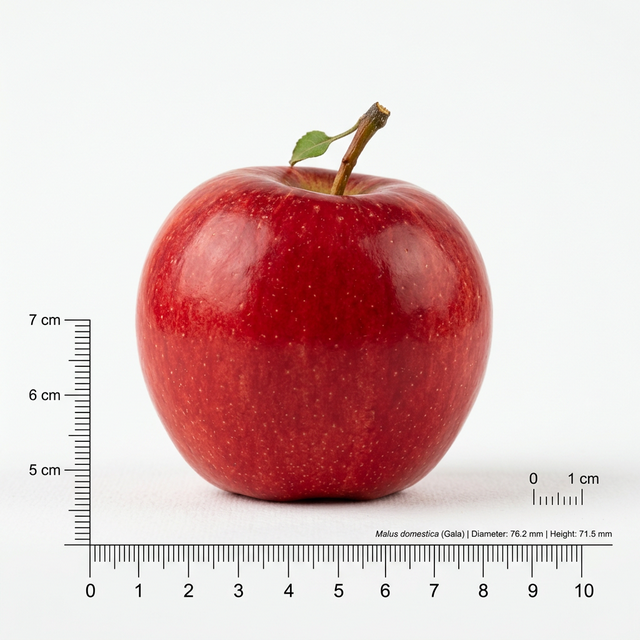
#> input picture en/week2/images/apple_side_A.png, 640 x 640 px
$ python step2_contour.py
#> lines starting #> are read from the running program, lines starting #| are printed output that depends on the picture; after the words box and inside, x2 and y2 are one past the last pixel; in counts of white or black regions, pixels touching at a corner belong together
import cv2
import numpy as np

# step1 작업 결과 이어받기 가정
image_path = 'images/apple_side_A.png'
img_array = np.fromfile(image_path, np.uint8)
img = cv2.imdecode(img_array, cv2.IMREAD_COLOR)
#> img is the input picture: shape (640, 640, 3); mean B, G, R 192.7, 193.4, 221.5
original_display = img.copy()

gray = cv2.cvtColor(img, cv2.COLOR_BGR2GRAY)
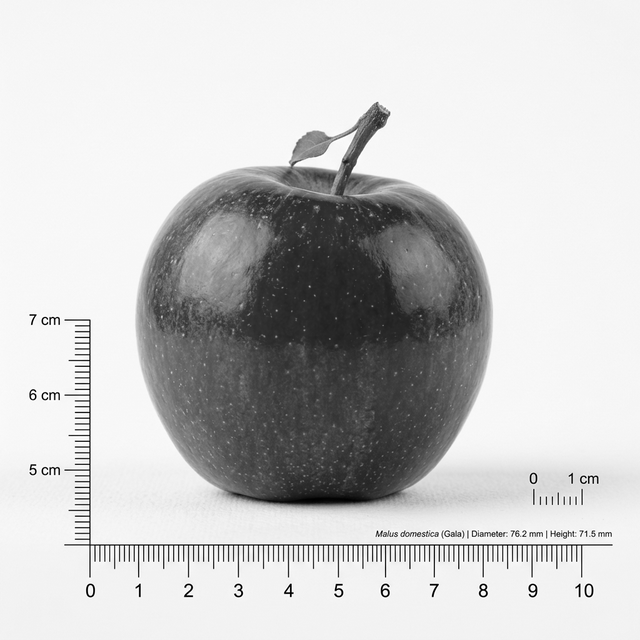
#> gray: shape (640, 640); min 0, max 255, mean 201.7
blurred = cv2.GaussianBlur(gray, (5, 5), 0)

# 3. 이진화 (Otsu's Thresholding)
_, thresh = cv2.threshold(blurred, 0, 255, cv2.THRESH_BINARY_INV + cv2.THRESH_OTSU)
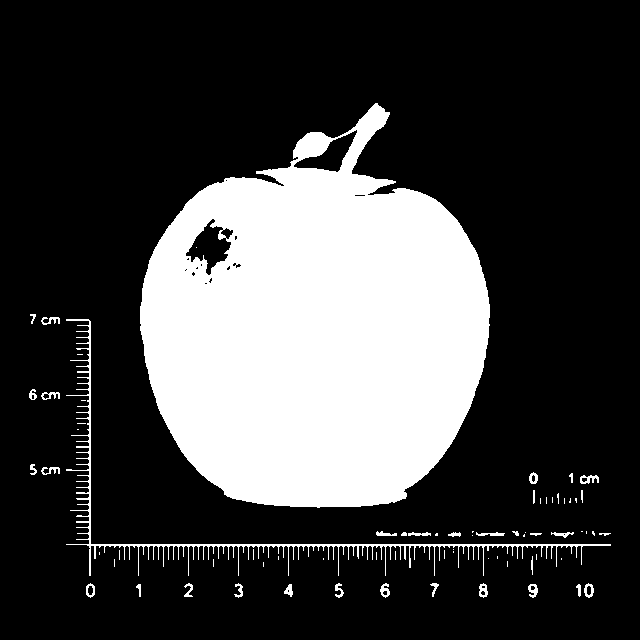
#> thresh: shape (640, 640); 25.2% white; 73 white regions (38 under 20 px)

# 4. 윤곽선 추출 (Contour)
contours, _ = cv2.findContours(thresh, cv2.RETR_EXTERNAL, cv2.CHAIN_APPROX_SIMPLE)
#> contours = 72 contours, 46 with area under 20; largest, box (x1, y1, x2, y2) and area: (140, 103, 490, 508) 99367, (66, 319, 611, 576) 1401, (584, 583, 594, 598) 95, (86, 583, 95, 598) 90, (580, 475, 599, 484) 87

# 5. 윤곽선 시각화
for cnt in contours:
    area = cv2.contourArea(cnt)
    # 미세 노이즈 윤곽선 제거
    if area < 500:
        continue
    # 타겟 사과 초록색 윤곽선 표시
    cv2.drawContours(original_display, [cnt], -1, (0, 255, 0), 2)
#> this loop made 72 passes
#> area on passes 1 to 12: 27, 78, 54.5, 21, 95, 85.5, 31.5, 76.5, 43.5, 40, 40.5, 90
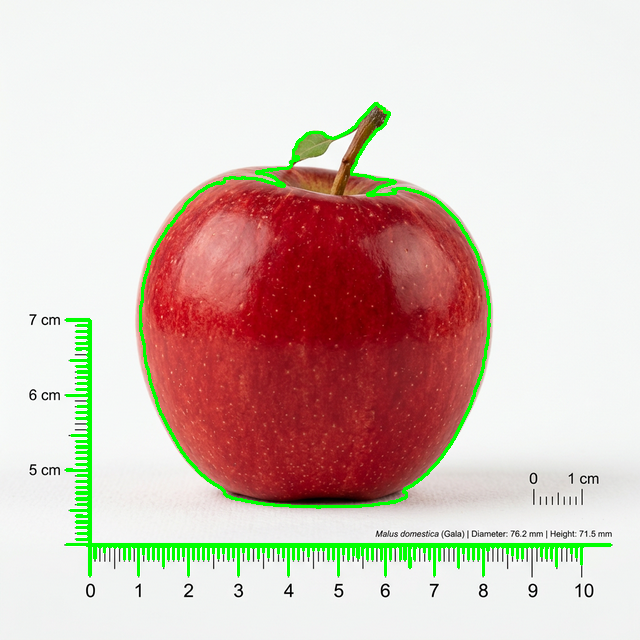
#> original_display: shape (640, 640, 3); 3.2% of pixels changed, all inside (x1, y1, x2, y2) = (65, 102, 612, 577)

cv2.imshow("Step 2: Threshold & Contour", original_display)
cv2.waitKey(0)
cv2.destroyAllWindows()

$ run again, with en/week2/images/apple_side_B.png copied over en/week2/images/apple_side_A.png
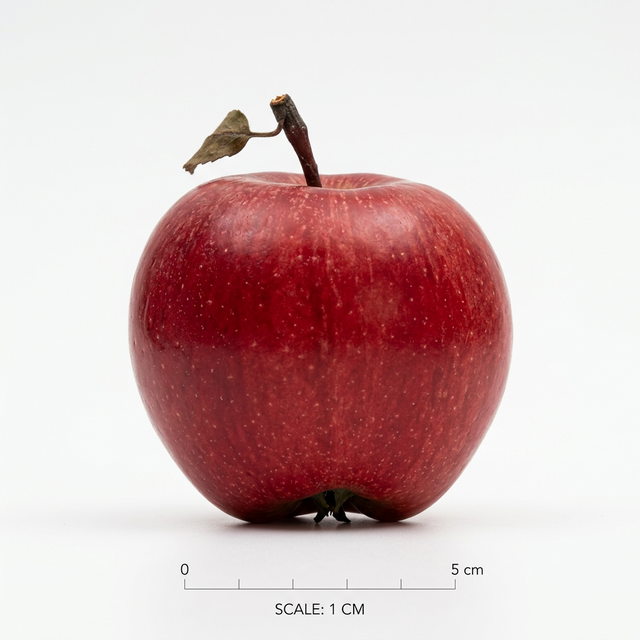
#> input picture en/week2/images/apple_side_B.png, 640 x 640 px
#> img is the input picture: shape (640, 640, 3); mean B, G, R 187.6, 187.4, 213
#> `_, thresh = cv2.threshold(blurred, 0, 255, cv2.THRESH_BINARY_INV + cv2..`:
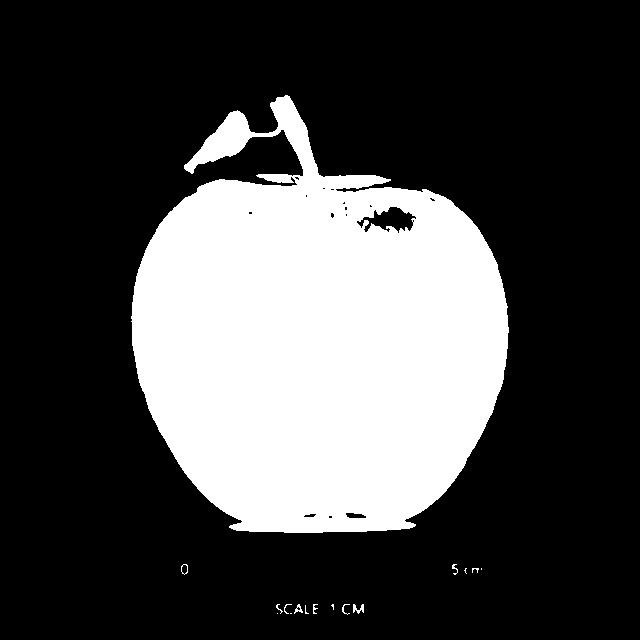
#> thresh: shape (640, 640); 27.9% white; 16 white regions (7 under 20 px)
#> contours = 16 contours, 12 with area under 20; largest, box (x1, y1, x2, y2) and area: (131, 95, 509, 533) 114110, (181, 564, 188, 575) 50, (353, 604, 364, 614) 36, (294, 604, 303, 614) 30
#> the loop `for cnt in contours:` made 16 passes
#> area on passes 4, 8, 15, 16: 36, 30, 50.5, 114110
#> after the loop `for cnt in contours:`:
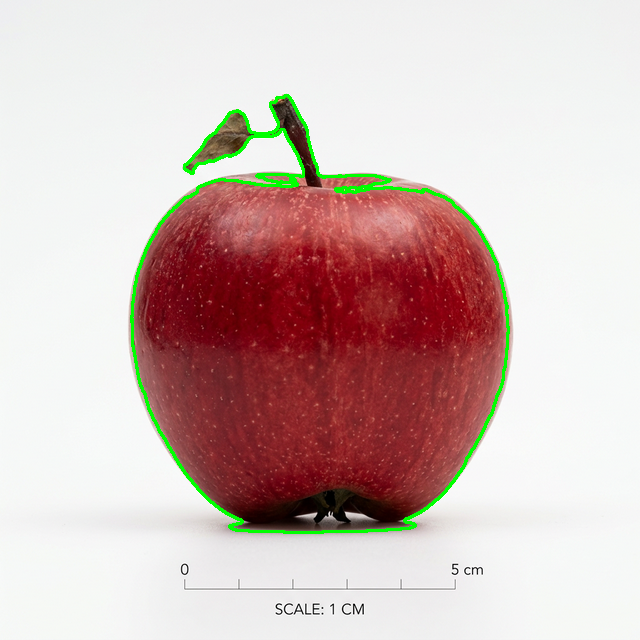
#> original_display: shape (640, 640, 3); 1.55% of pixels changed, all inside (x1, y1, x2, y2) = (130, 94, 510, 534)
